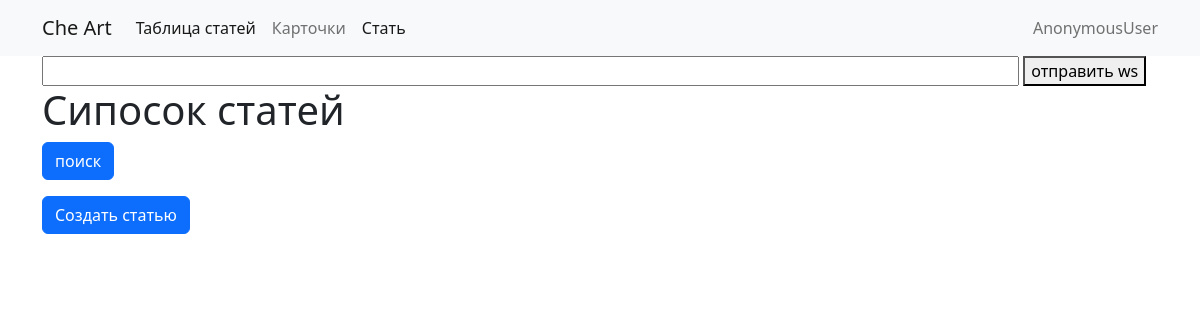
The app's page /article/by_author/149/, older data.
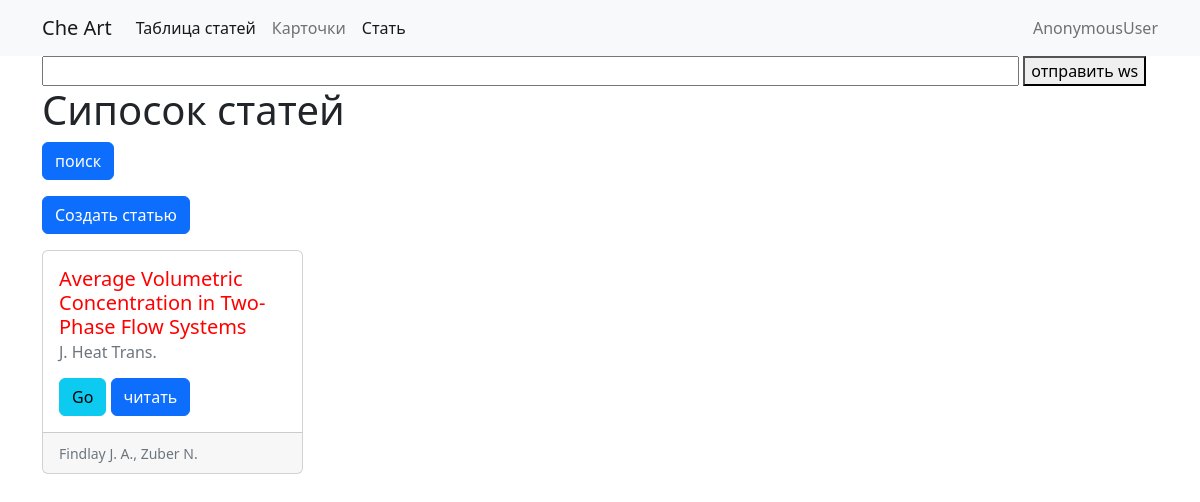
The same page, newer data.
### biblioapp/models.py (models this page shows, shortened)
class Article(models.Model):
    name = models.CharField(max_length=255,verbose_name='Заголовок стати')
    img = models.ImageField(blank=True,null=True,verbose_name='Картинка')
    author = models.ManyToManyField(Author,verbose_name="Авторы")
    desctiption = models.TextField(blank=True,verbose_name="Описание")
    date = models.DateField(blank=True,null=True,verbose_name="дата публикации")
    journal = models.ForeignKey(Journal,
                                on_delete=models.PROTECT,
                                null=True,blank=True,
                                verbose_name="Журнал")
    TYPE_CHOICES = (
        ('AR','Статья  в журнале'),
        ('BK','Книга'),
    )
    pages = models.CharField(max_length=255,blank=True)
    volume = models.CharField(max_length=255,blank=True)
    year = models.CharField(max_length=255,blank=True)
    typ = models.CharField(max_length=2,
                           choices=TYPE_CHOICES,
                           default='AR',
                           verbose_name="Тип публикации"
                           )
    typ2 = models.ForeignKey(ArticleType,blank=True,null=True,on_delete=models.PROTECT)
    doi = models.CharField(max_length=255,blank=True,null=True)
    referens = models.ManyToManyField('Article',verbose_name="Ссылки",blank=True)
    addition_info = models.JSONField(default={},blank=True)
    def get_all_author_name(self):
        return ', '.join( self.author.all().values_list('name',flat=True))
    def get_absolute_url(self):
        from django.urls import reverse
        return reverse('article_detail', kwargs={'pk' : self.pk})
    class Meta:
        permissions= (
            ('view_all_article',"Может смотреть все статиь"),
        )

class Journal(models.Model):
    name = models.CharField(max_length=255)
    impact_factor = models.FloatField(blank=True,null=True)
    QUARTILE_CHOICES = (
        ("Q1",'Первый квартиль'),
        ("Q2",'Второй квартиль'),
        ("Q3",'Третий квартиль'),
        ("Q4",'Четверты квартиль'),
    )
    quartile = models.CharField(max_length=2,choices=QUARTILE_CHOICES,default='Q4')

### biblioapp/views.py (the view)
# urls.py: path('article/by_author/<int:pk>/',article_by_author,name="article_by_author"),
def article_by_author(request,pk):
    article= Article.objects.filter(author__id=pk)
    context = { 'article_list':article }
    return render(request,'biblioapp/article_list.html',context )

### biblioapp/templates/biblioapp/article_list.html (shortened to what this page needs)
{% extends "base.html" %}
{% block content%}
 <input id="chat-message-input" type="text" size="100">
 <button id="chat-message-submit"> отправить  ws</button>
<h1 >Сипосок статей</h1>
<form>
            <button type="submit" class="btn btn-primary mb-3">поиск</button>
</form>
<a href="{% url 'article-create' %}" class="btn btn-primary mb-3">Создать статью</a>
<div class="row row-cols-1 row-cols-lg-3 row-cols-xl-4 row-cols-md-2 g-4">
    {% for art in article_list%}
    <div class="col">
        <div class="card h-100"   onclick="alert(3)" >
            <div class="card-body" onclick="alert(2)">
                <h5 class="card-title">{{art.name|capfirst}}</h5>
                <h6 class="card-subtitle mb-2 text-muted">{{art.journal.name}} {{art.date.year}}</h6>
                <a href="https://doi.org/{{art.doi}}" target="_blank" class="btn btn-info">Go</a>
                <a href="{{art.get_absolute_url}}"  class="btn btn-primary ">читать</a>
            </div>
            <div class="card-footer">
                <small class="text-muted">{{art.get_all_author_name}}</small>
            </div>
        </div>
    </div>
    {%endfor%}
</div>
{%endblock%}

Row changes from the older to the newer data that the page shows:
added Article: name "Average Volumetric Concentration in Two-Phase Flow Systems", journal.name "J. Heat Trans.", get_all_author_name "Findlay J. A., Zuber N."
